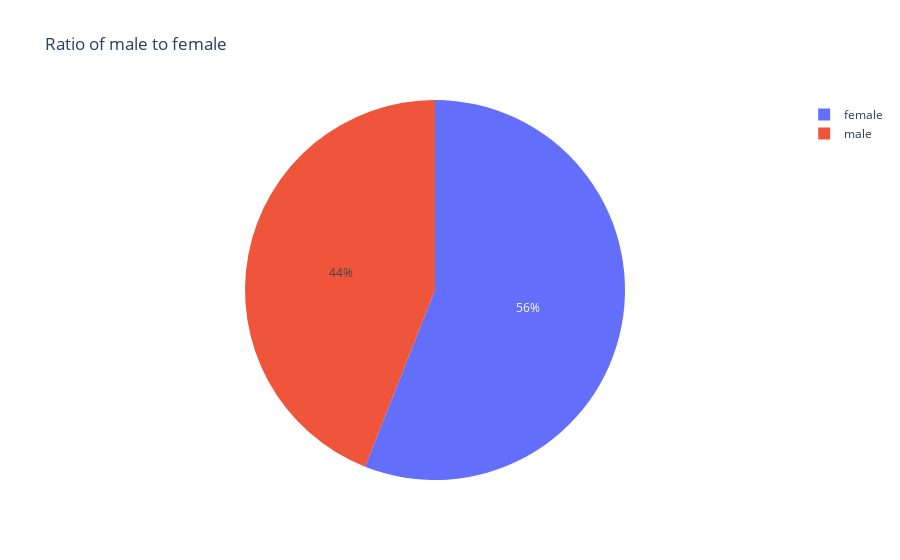

Write notebook code for a chart like this one.
### Markdown cell above
### the same data can be represented in this way as well

### Code cell
customer_data.replace({"Gender": {"Male":0, "Female":1}}, inplace=True)

data = list(customer_data["Gender"].value_counts())
labels = ["female", "male"]

plt.figure(figsize=(15,8))
fig = px.pie(values=data, names=labels, title='Ratio of male to female')
fig.show()

### Figure 1 — Plotly figure (JSON) as saved in the notebook; plotly's stock layout.template omitted (floating-point values rounded to 4 significant figures)
{"data": [{"domain": {"x": [0, 1], "y": [0, 1]}, "hovertemplate": "label=%{label}<br>value=%{value}<extra></extra>", "labels": ["female", "male"], "legendgroup": "", "name": "", "showlegend": true, "type": "pie", "values": [112, 88]}], "layout": {"legend": {"tracegroupgap": 0}, "title": {"text": "Ratio of male to female"}}}
